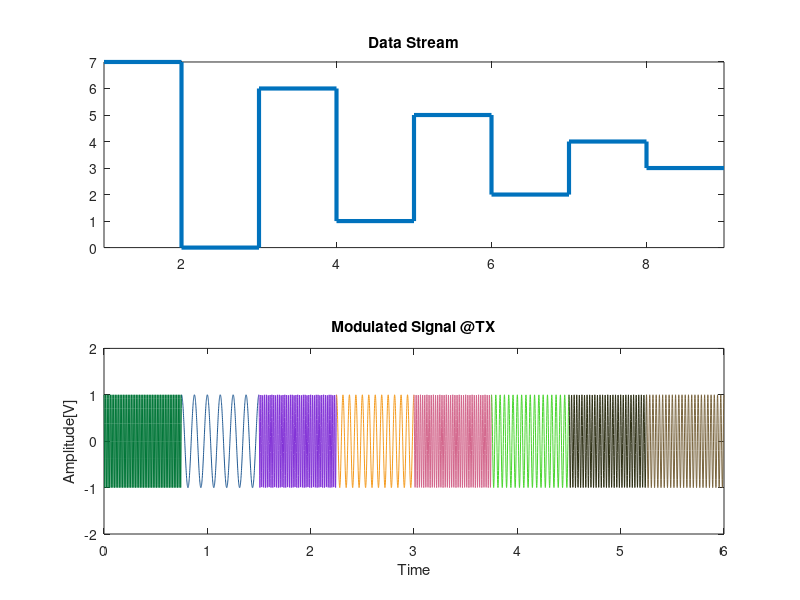
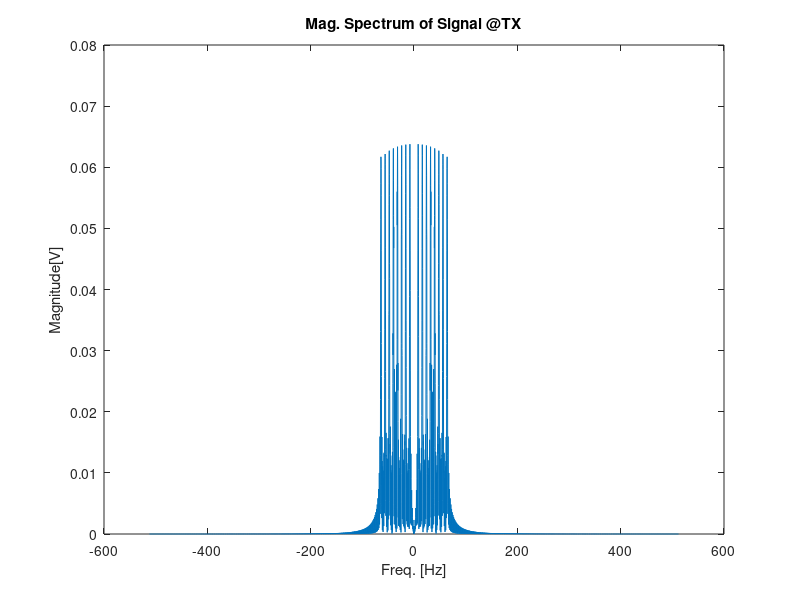
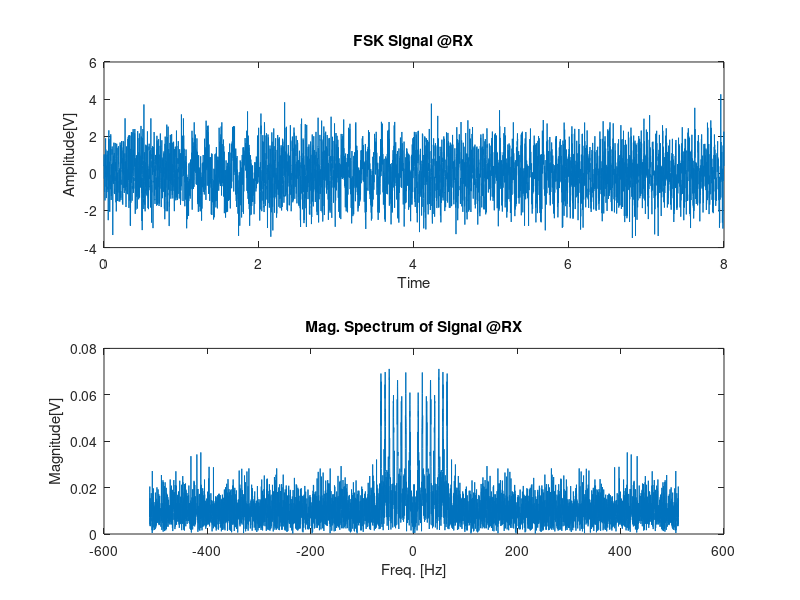
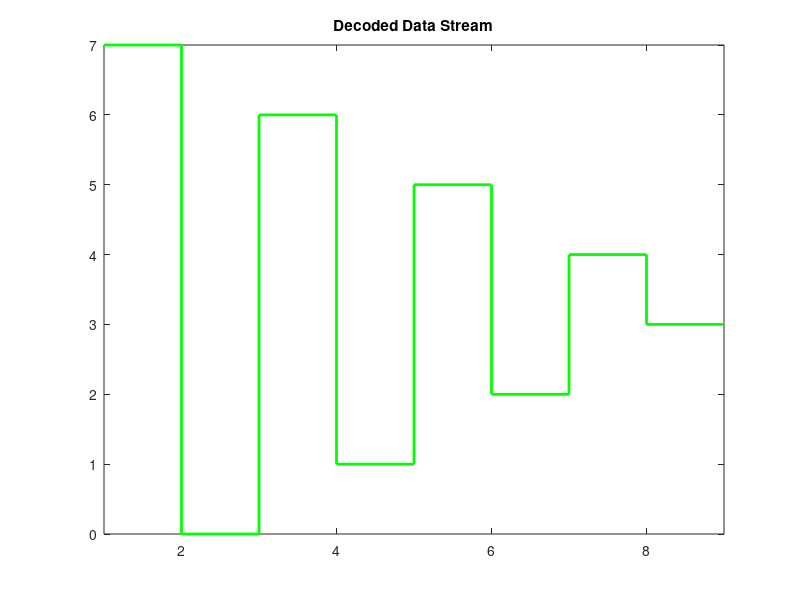

The MATLAB script that drew these images, in order: (Note: this script raises an error after producing the figures.)

freqs_for_visualization = true;
M=8;%change this value to have FSKs with different order
sym_num = 1; %number of symbols in stream
switch M
    case 2
        data=[0,1,0,1,0,1,0,1];
    case 4
        data=[0,3,1,2,0,3,1,2];
    case 8
        data=[7,0,6,1,5,2,4,3];
    otherwise
        data=randi([0 M-1],8,1);
end

colors = rand(M,3);
fc = 20e+3;
freqs=[];

if freqs_for_visualization == false 
    symDur=0.0005;
    freq_increment = 1/(2*symDur);
    freqs= linspace(fc,fc+M*freq_increment,M)
else
    symDur = 0.75
    freqs = linspace(M,M*M,M);
end

fs=freqs(end)*16; %set Fsampling 
Ts=1/fs;
mod = [];
figure;
vis_data = [data data(end)];%preprocess data stream for visualization
subplot(2,1,1);stairs(vis_data, 'LineWidth', 3);xlim([1 numel(vis_data)]);title("Data Stream")

for i=1:length(data)
    tSym = (i-1)*symDur:Ts:(symDur*i);% symbol duration
    tmp = cos(2*pi*tSym* freqs(data(i)+1));%%modulate data with corresponding frequency
    mod = [mod tmp];%append the symbol duration to complete signal
    subplot(2,1,2);plot(tSym,tmp,'color', colors(data(i)+1,:));
    title("Modulated Signal @TX");xlabel('Time');ylabel("Amplitude[V]")
    hold on; axis([0 tSym(end) -2 2]);
    hold on
end

F = linspace(-fs/2,fs/2, numel(mod));%frequency range for plotting
t = linspace(0,numel(data),numel(mod));%time range for plotting
fft_TX = fftshift(abs(fft(mod)));
fft_TX = 1/numel(fft_TX)*fft_TX;%Mag spectrum of signal
figure;
plot(F,fft_TX);title("Mag. Spectrum of Signal @TX");xlabel('Freq. [Hz]');ylabel("Magnitude[V]")


figure;
noisy_sig = awgn(mod,-2,'measured');%pass signal through awgn ch.
subplot(2,1,1);plot(t,noisy_sig);title("FSK Signal @RX");xlabel('Time');ylabel("Amplitude[V]")

fft_NO = fftshift(abs(fft(noisy_sig)));
fft_NO = 1/numel(fft_NO)*fft_NO;%spectrum @ RX
subplot(2,1,2);plot(F,fft_NO);title("Mag. Spectrum of Signal @RX");
xlabel('Freq. [Hz]');ylabel("Magnitude[V]")

n_sym=numel(data);
n_mod=numel(mod); 
sPerSymb = n_mod/n_sym;%sample per symbol
n_freqs=numel(freqs)

correlator = zeros(n_sym,n_freqs);%preallocation for demoding
%each row is repsenting period for one symbol
%columns are representing the correlator output for a freq in a sym period

for i=1:n_sym
    tSym = (i-1)*symDur:Ts:(symDur*i);
    tSym
    for j=1:n_freqs
        out = noisy_sig((i-1)*sPerSymb+1:i*sPerSymb).*cos(2*pi*tSym* freqs(j));
        %multiplying with cos waves at expected freqs in above line
        correlator(i,j) = trapz(tSym,out);
        %integrating multiplied signal and inserting to a matrix
    end
end

[Maxes,I] = max(correlator,[],2);
%in each row, max valued element's index-1 corresponds to symbol
decoded_data = (I-1)'
data


figure;
vis_dec_data = [decoded_data decoded_data(end)];
stairs(vis_dec_data, 'LineWidth', 2,'color',[0 1 0]);xlim([1 numel(vis_dec_data)]);title("Decoded Data Stream")

%% Compare BER and Power Efficiencies
EbNo = (-5:10)';

ber2 = berawgn(EbNo,'fsk',2,'coherent');
ber4 = berawgn(EbNo,'fsk',4,'coherent');
ber8 = berawgn(EbNo,'fsk',8,'coherent');
figure;
semilogy(EbNo,[ber2 ber4 ber8], 'LineWidth',2); xlabel("dB"); ylabel("BER");
legend('2FSK','4FSK','8FSK') ;

%% Compare BW Efficiencies
Ms = (2:256);
bwEff = 2.*log2(Ms)./Ms
figure;
semilogy(Ms,[bwEff], 'LineWidth',4); xlabel("M"),
title("MFSK Bandwith Efficiency");ylabel("Bandwidth Effieciency [b/s/Hz]");xlim([2 256])